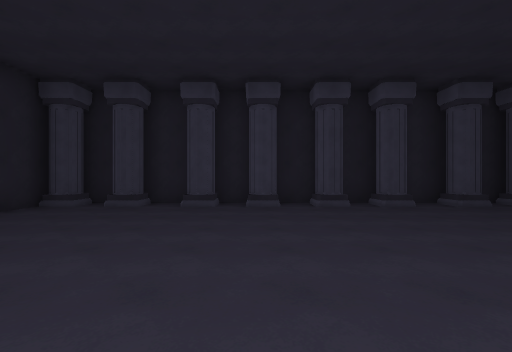
view 1 (above)

18 first-person views from a walk through a Unity game level. The camera is 1.5 m above the floor, looks level and sees 90° across. The floor is counted in squares, 2 m on a side. Each view is taken from the middle of a square. On the plan, view 1 faces up. The plan holds only what a view shows up to about 9 squares ahead; the rest is blank. The place goes on beyond the plan. The player is left out.

view 2
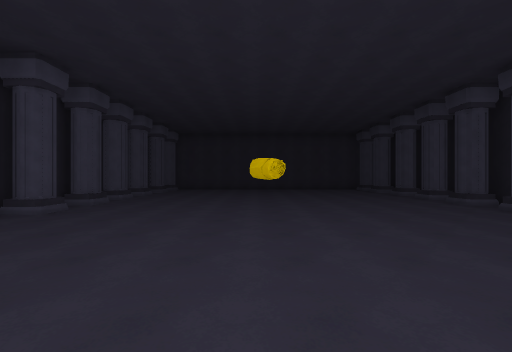

view 3
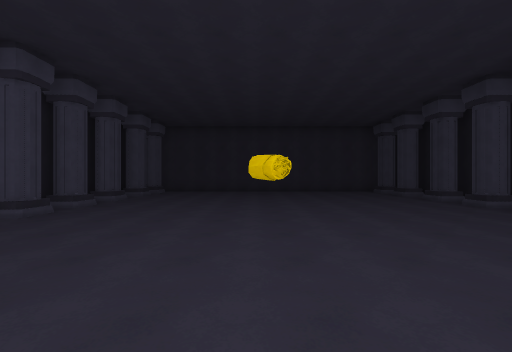

view 4
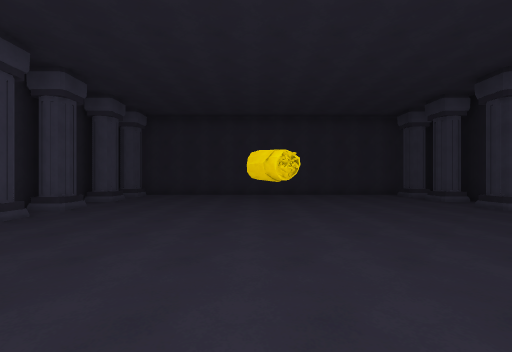

view 5
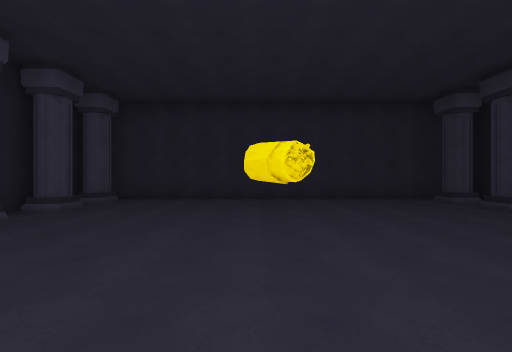

view 6
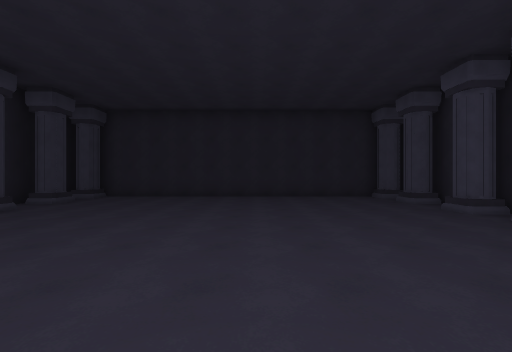

view 7
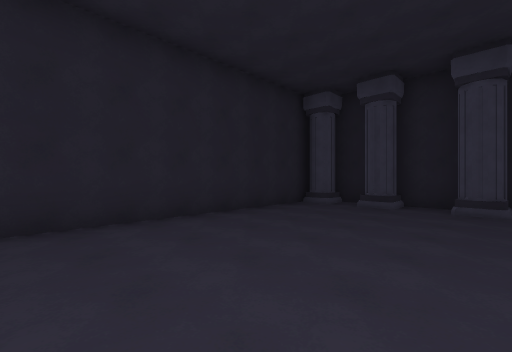

view 8
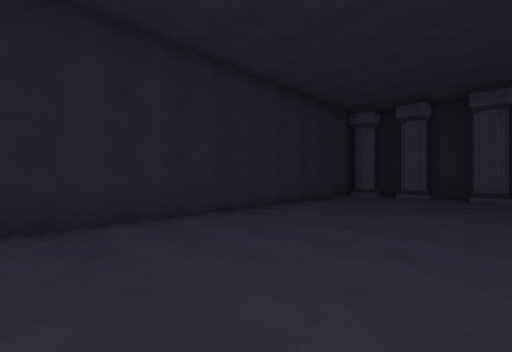

view 9
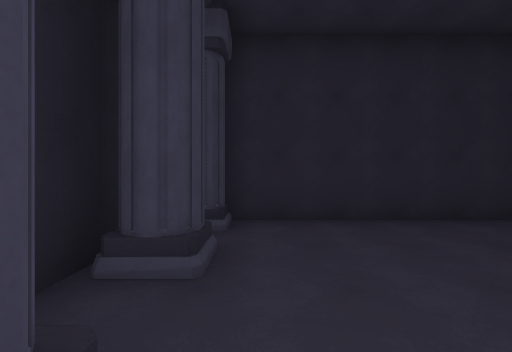

view 10
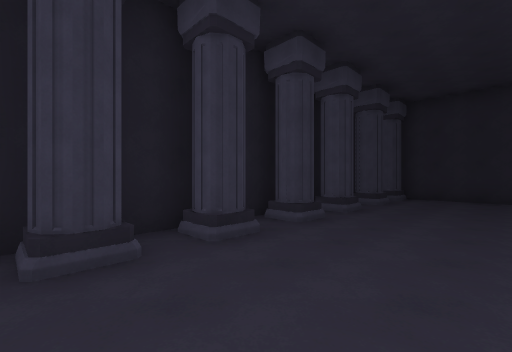

view 11
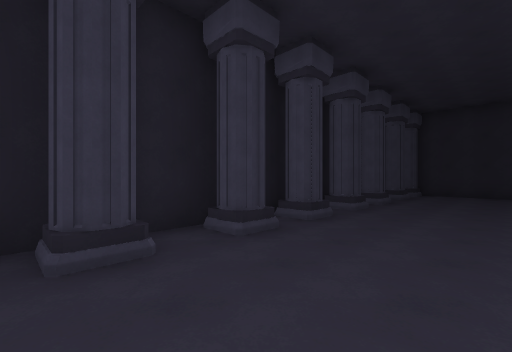

view 12
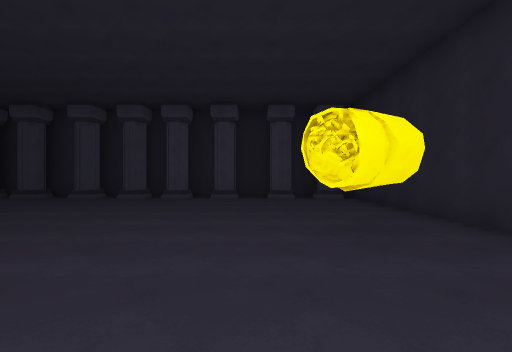

view 13
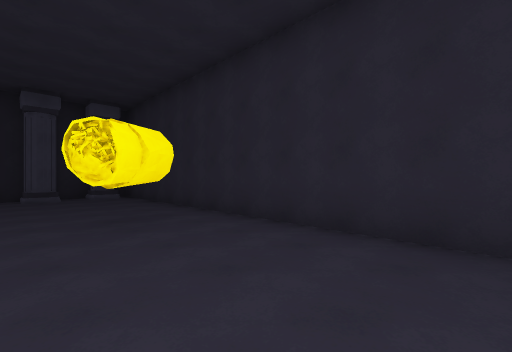

view 14
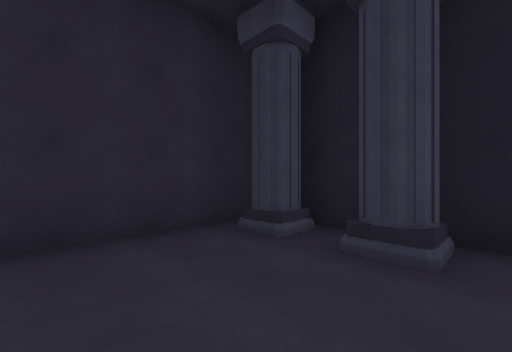

view 15
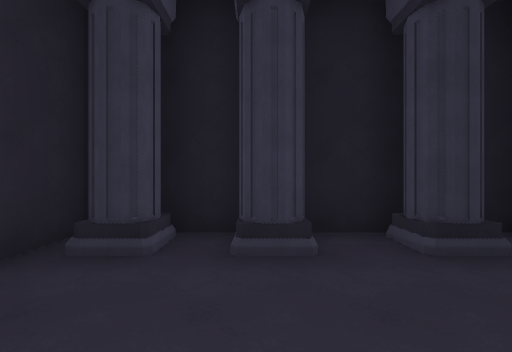

view 16
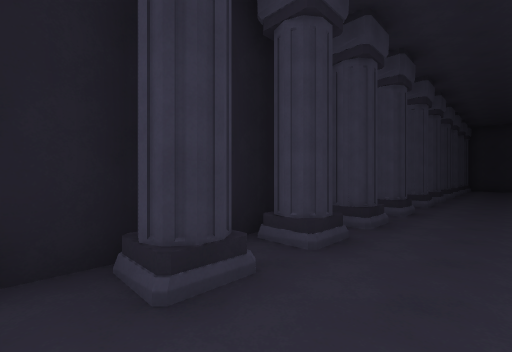

view 17
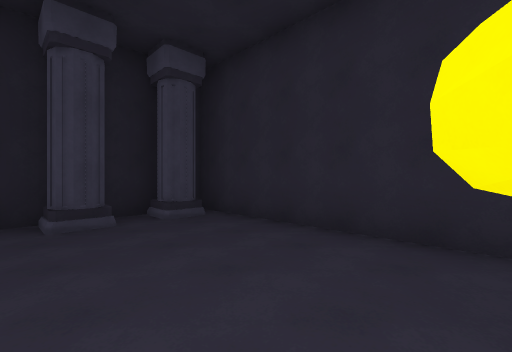

view 18
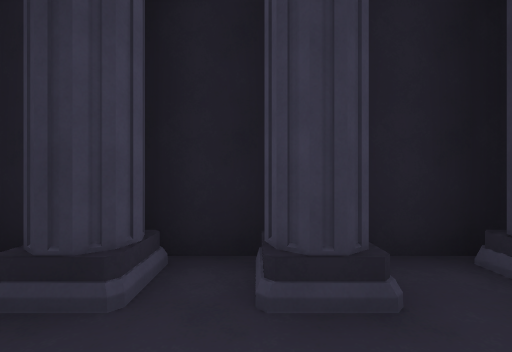

### Floor plan
Key: @ floor where view 1 was taken; # wall or solid block; . floor; / step, stairs or slope; ^ raised ledge.
Columns run from 6 left of view 1 to 15 right of it. Each row starts with its distance up from view 1.
  7 ######################
  6 #......./////////....#
  5 #....................#
  4 #....................#
  3 #....................#
  2 #..................#.#
  1 #.................#..#
  0 #.....@..............#
 -1 #....................#
 -2 #....................#
 -3 #....................#
 -4 ##.#.^#.##.#.##.#.#^.#
 -5  #####################

Positions as (right, up) in squares from view 1, and headings:
1: (0, 0), facing up
2: (0, 2), facing right
3: (2, 2), facing right
4: (4, 2), facing right
5: (6, 2), facing right
6: (4, 2), facing left
7: (-1, 0), facing up-left
8: (-1, -3), facing up-left
9: (-1, -3), facing left
10: (4, -1), facing down-left
11: (6, -1), facing down-left
12: (11, -2), facing up
13: (11, -3), facing up-right
14: (11, -1), facing down-right
15: (12, -1), facing down
16: (11, -2), facing down-left
17: (11, 2), facing up-right
18: (-1, -2), facing down
